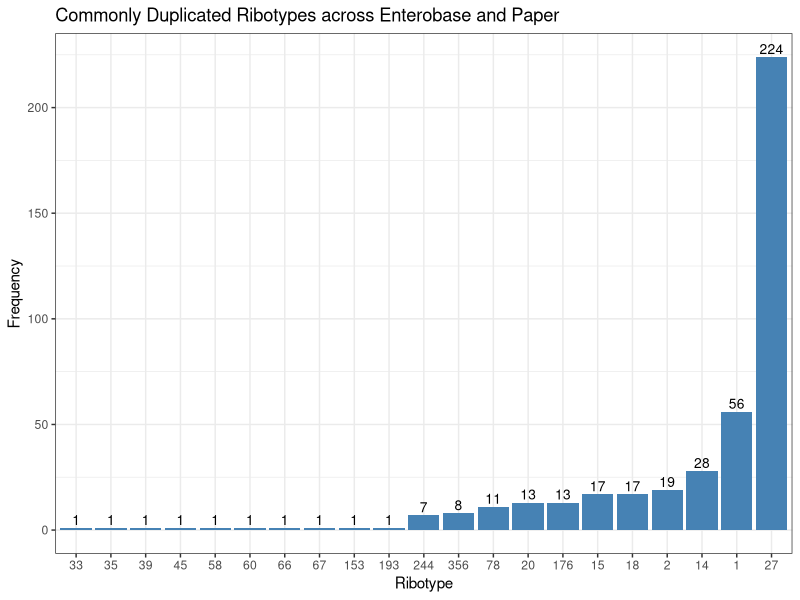
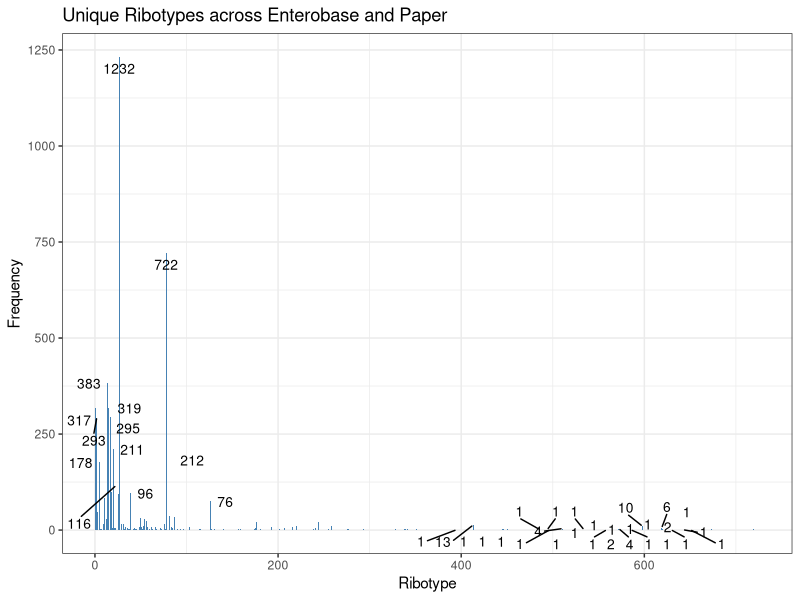
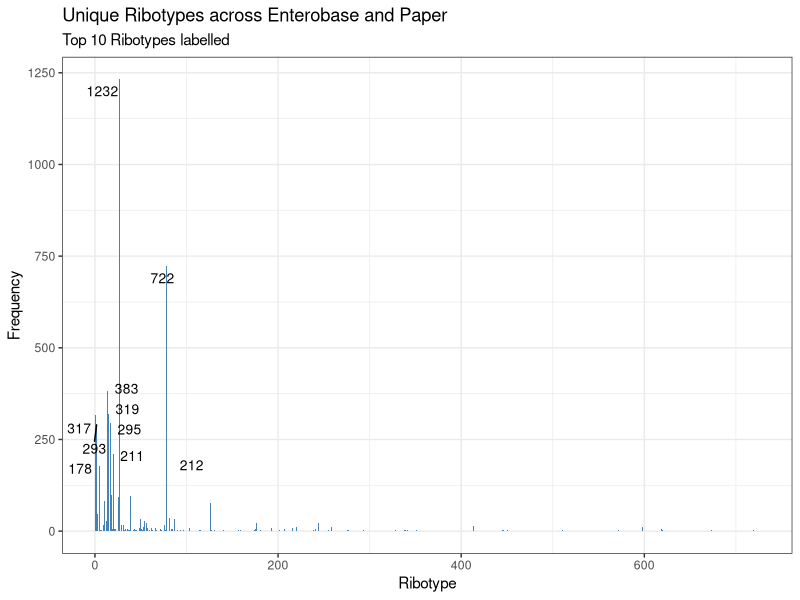
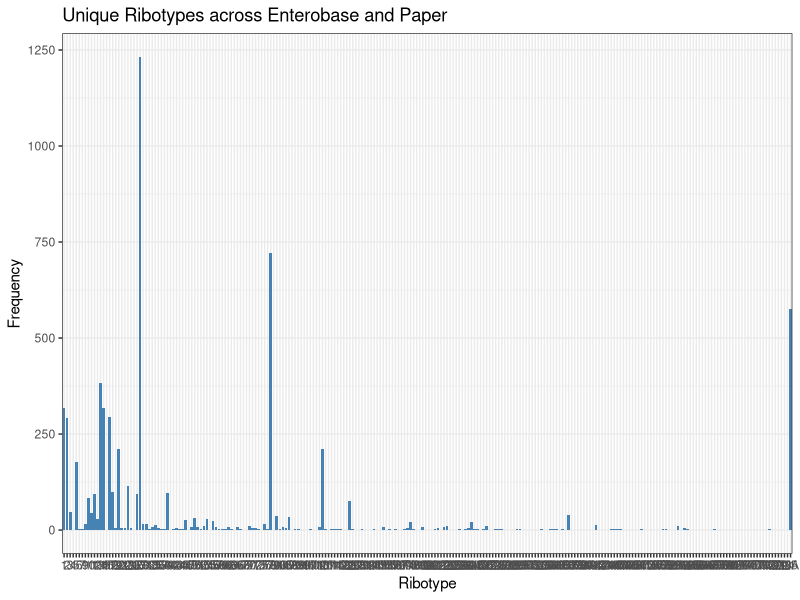
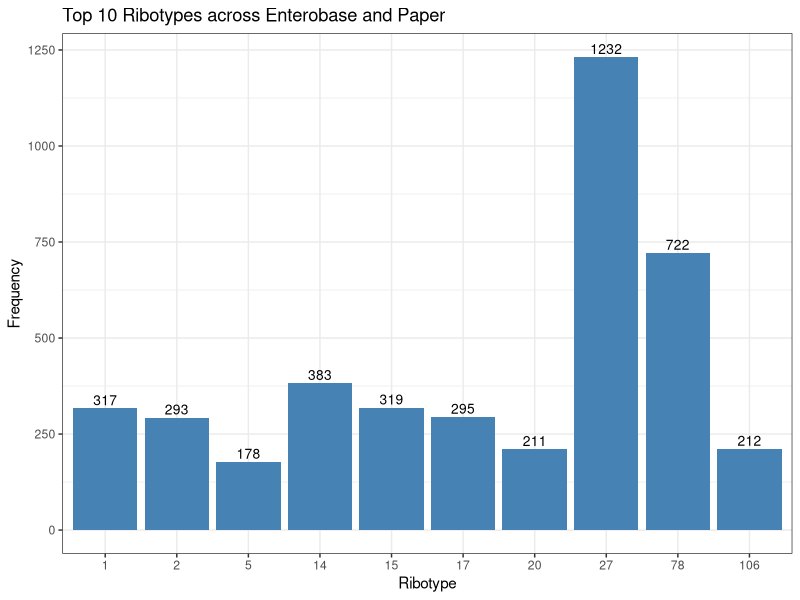
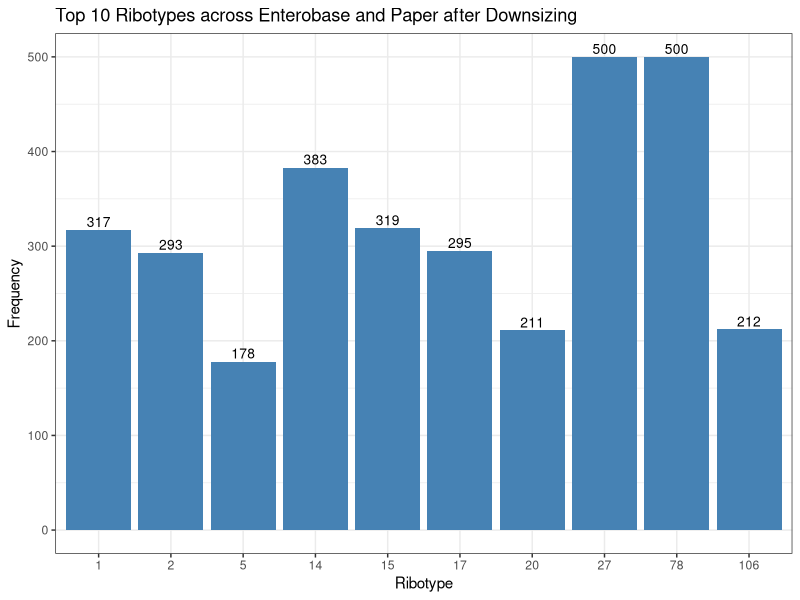

Here is the R script that generated these plots, in order: (Note: this script raises an error after producing the figures.)
## ---- chunk 1
library(readr)
library(dplyr)
library(stringr)
enterobase <- read_tsv("PCR_Selected.txt")
enterobase$data_source <- enterobase$`Data Source(Accession No.;Sequencing Platform;Sequencing Library;Insert Size;Experiment;Status)`
enterobase$ribotype <- enterobase$`PCR Ribotype`

data_source <- as.vector.data.frame(enterobase$data_source)

separated <- tidyr::separate(enterobase,
                data_source, 
                into = c("A", "B", "C", "D", "E", "F", "G"), 
                sep = ";", fill = "right", extra = "drop")
#View(separated)

separated$source_code <- substr(separated$A, 1, 3)
table(separated$source_code) # ERR  GCA  GCF  SRR  tra 

separated$data_source <- separated$`Data Source(Accession No.;Sequencing Platform;Sequencing Library;Insert Size;Experiment;Status)`

separated 
edited_GCA_GCF <- separated %>% mutate(A = ifelse(source_code == 'GCA' | source_code == 'GCF',
                                str_extract(data_source,"ERR[0-9]+"),
                                A
                                )
                     )

edited_GCA_GCF$source_code <- substr(edited_GCA_GCF$A, 1, 3)
table(edited_GCA_GCF$source_code) # ERR, SRR, tra
## ---- chunk 2
sum(is.na(edited_GCA_GCF$ribotype))
## ---- chunk 3
library(readxl)
paper <- read_excel("mgen-8-0804-s002.xlsx")
paper
paper$source_code <- substr(paper$`SRA accession number`, 1, 3)
paper$accession <- paper$`SRA accession number`
table(paper$source_code) # ERR, ERS, SRR
## ---- chunk 4
sum(is.na(paper$Ribotype)) # 576
## ---- chunk 5
enterobase_strain_info <- edited_GCA_GCF %>% filter(source_code != 'tra') %>% rename(accession = A) %>% filter(ribotype == 106 | ribotype == 78 | ribotype == 27 | ribotype == 20 | ribotype == 17 | ribotype == 15 | ribotype == 14 | ribotype == 5 | ribotype == 2 | ribotype == 1 )

#write.table(enterobase_strain_info, file = "enterobase_strain_info.txt", sep = "\t",
#            row.names = FALSE)
## ---- chunk 6
combined <- rbind(edited_GCA_GCF %>% filter(source_code != 'tra') %>% select(c(A, source_code, ribotype)) %>% rename(accession = A),
      paper %>% select(c(accession, source_code, Ribotype)) %>% rename(ribotype = Ribotype)
      )
combined
## ---- chunk 7
length(unique(combined$accession)) # 6362 unique compared to 6787 present

n_occur <- data.frame(table(combined$accession))
twice_occur <- n_occur[n_occur$Freq > 1,]
dim(twice_occur) # 424 appeared across both databases


for (id in twice_occur$Var1){
  if (combined[combined$accession == id,]$ribotype[1] != combined[combined$accession == id,]$ribotype[2]){
    print(id)
  }
} # ERR126276

combined[combined$accession == 'ERR126276',] # 75 and 78 ## remove this

cleaned_combined <- combined[combined$accession != 'ERR126276',]
ribotype_list <- c()

twice_ribotype_occur  <- twice_occur %>% 
  filter(Var1 != 'ERR126276')  %>% 
  inner_join(cleaned_combined, by = join_by(Var1 == accession))
twice_ribotype_occur <- twice_ribotype_occur[!duplicated(twice_ribotype_occur),]
duplicated_ribotypes <- data.frame(sort(table(twice_ribotype_occur$ribotype)))

library(ggplot2)
ggplot(data = duplicated_ribotypes, 
       mapping = aes(x =  Var1, y = Freq))  +
  geom_bar(stat="identity", fill = 'steelblue') +
  theme_bw() +
  geom_text(aes(label=Freq), vjust=-0.3, size=3.5) +
  labs(title="Commonly Duplicated Ribotypes across Enterobase and Paper", 
       x="Ribotype", 
       y = "Frequency")


distinct_cleaned_combined <- cleaned_combined %>% distinct()
length(unique(distinct_cleaned_combined$accession))

count_table <- data.frame(sort(table(distinct_cleaned_combined$ribotype), decreasing = TRUE)) %>% rename(Ribotype = Var1, Frequency = Freq)
count_table

sort(table(distinct_cleaned_combined$ribotype), decreasing = TRUE)[1:10]

library(ggrepel)
ggplot(data = distinct_cleaned_combined, 
       mapping = aes(x =  ribotype))  +
  geom_bar(stat="count", fill = 'steelblue') +
  theme_bw() +
  geom_text_repel(stat='count', aes(label=..count..), vjust=-0.3, size=3.5) +
  labs(title="Unique Ribotypes across Enterobase and Paper", 
       x="Ribotype", 
       y = "Frequency")

ggplot(data = distinct_cleaned_combined, 
       mapping = aes(x =  ribotype))  +
  geom_bar(stat="count", fill = 'steelblue') +
  theme_bw() +
  geom_text_repel(stat='count', aes(label=ifelse(..count.. >= 178,
                                           ..count..,
                                           NA)), vjust=-0.3, size=3.5) +
  labs(title="Unique Ribotypes across Enterobase and Paper", 
       subtitle='Top 10 Ribotypes labelled',
       x="Ribotype", 
       y = "Frequency")

ggplot(data = distinct_cleaned_combined, 
       mapping = aes(x =  factor(ribotype)))  +
  geom_bar(stat="count", fill = 'steelblue') +
  theme_bw() +
  #geom_text_repel(stat='count', aes(label=..count..), vjust=-0.3, size=3.5) +
  labs(title="Unique Ribotypes across Enterobase and Paper", 
       x="Ribotype", 
       y = "Frequency")
## ---- chunk 8
combined_withoutERS <- rbind(edited_GCA_GCF %>% filter(source_code != 'tra') %>% select(c(A, source_code, ribotype)) %>% rename(accession = A),
      paper  %>% filter(source_code != 'ERS') %>% select(c(accession, source_code, Ribotype)) %>% rename(ribotype = Ribotype)
      )

sort(table(combined_withoutERS$ribotype), decreasing = TRUE)[1:10] # all 68 ERS as having ribotype 78
## ---- chunk 9
#top10 <- combined %>% filter(ribotype %in% names(sort(table(distinct_cleaned_combined$ribotype), decreasing = TRUE)[1:10]))

top10 <- distinct_cleaned_combined %>% filter(ribotype %in% names(sort(table(distinct_cleaned_combined$ribotype), decreasing = TRUE)[1:10]))
top10

dim(top10)[1]/dim(distinct_cleaned_combined)[1]
## ---- chunk 10
ggplot(data = top10, 
       mapping = aes(x =  factor(ribotype)))  +
  geom_bar(stat="count", fill = 'steelblue') +
  theme_bw() +
  geom_text(stat='count', aes(label=..count..), vjust=-0.3, size=3.5) +
  labs(title="Top 10 Ribotypes across Enterobase and Paper", 
       x="Ribotype", 
       y = "Frequency")
## ---- chunk 11
top10[top10$source_code == 'ERS',]
## ---- chunk 12
file.create("list_SRA_ID.txt")
fileConn<-file("list_SRA_ID.txt")
#writeLines(top10$accession, fileConn)
close(fileConn)
## ---- chunk 13
distinct_cleaned_combined #6361 rows
## ---- chunk 14
noNA_distinct_cleaned_combined <- distinct_cleaned_combined%>% filter(!is.na(ribotype)) # 5785 ROWS
noNA_distinct_cleaned_combined
## ---- chunk 15
#write.csv(distinct_cleaned_combined, "distinct_cleaned_combined.csv", row.names=FALSE)
## ---- chunk 16
#write.csv(noNA_distinct_cleaned_combined, "noNA_distinct_cleaned_combined.csv", row.names=FALSE)
## ---- chunk 17
noNA_top10 <- top10 %>% filter(!is.na(ribotype)) # still 4162 rows
#write.csv(noNA_top10, "noNA_top10.csv", row.names=FALSE)
## ---- chunk 18
downsized <- noNA_top10 %>% filter(ribotype != 27 & ribotype != 78)
downsize_27 <- noNA_top10 %>% filter(ribotype == 27)
downsize_27$sample_no <- sample(1:nrow(downsize_27))
smaller_27 <- downsize_27 %>% filter(sample_no <= 500)
downsized <- rbind(downsized, smaller_27 %>% select(c(accession, source_code, ribotype)))

downsize_78 <- noNA_top10 %>% filter(ribotype == 78)
downsize_78$sample_no <- sample(1:nrow(downsize_78))
smaller_78 <- downsize_78 %>% filter(sample_no <= 500)
downsized <- rbind(downsized, smaller_78 %>% select(c(accession, source_code, ribotype)))

downsized # 3208 accession ids
#write.csv(downsized, "noNA_downsized.csv", row.names=FALSE)

ggplot(data = downsized, 
       mapping = aes(x =  factor(ribotype)))  +
  geom_bar(stat="count", fill = 'steelblue') +
  theme_bw() +
  geom_text(stat='count', aes(label=..count..), vjust=-0.3, size=3.5) +
  labs(title="Top 10 Ribotypes across Enterobase and Paper after Downsizing", 
       x="Ribotype", 
       y = "Frequency")

file.create("downsized_list_SRA_ID.txt")
fileConn<-file("downsized_list_SRA_ID.txt")
writeLines(downsized$accession, fileConn)
close(fileConn)


remaining_from_downsized <- rbind(downsize_78 %>% filter(sample_no > 500), 
                                  downsize_27 %>% filter(sample_no >500))
remaining_from_downsized <- remaining_from_downsized %>% select(c(accession, source_code, ribotype))
write.csv(remaining_from_downsized, "noNA_remaining_from_downsized.csv", row.names=FALSE)
## ---- chunk 19
random10_ska <- downsized %>% group_by(ribotype) %>% sample_n(10)
random10_ska
write.csv(random10_ska, "noNA_random10_ska.csv", row.names=FALSE)

firstfastq <- paste0('reads/', random10_ska$accession,'_1.fastq.gz')
secondfastq <- paste0('reads/',random10_ska$accession,'_2.fastq.gz')
txt <- paste0(random10_ska$accession, " ", firstfastq, " ", secondfastq)

file.create("input_sequence.txt")
fileConn<-file("input_sequence.txt")
writeLines(txt, fileConn)
close(fileConn)
## ---- chunk 20
library(readr)
library(dplyr)
checked_distinct_cleaned_combined <- read_csv("checked_distinct_cleaned_combined.csv")
checked_distinct_cleaned_combined <- checked_distinct_cleaned_combined %>% select(c(accession, source_code, ribotype))
checked_distinct_cleaned_combined
length(unique(checked_distinct_cleaned_combined$accession)) # ERS map to unique ERR!
table(checked_distinct_cleaned_combined$source_code)
